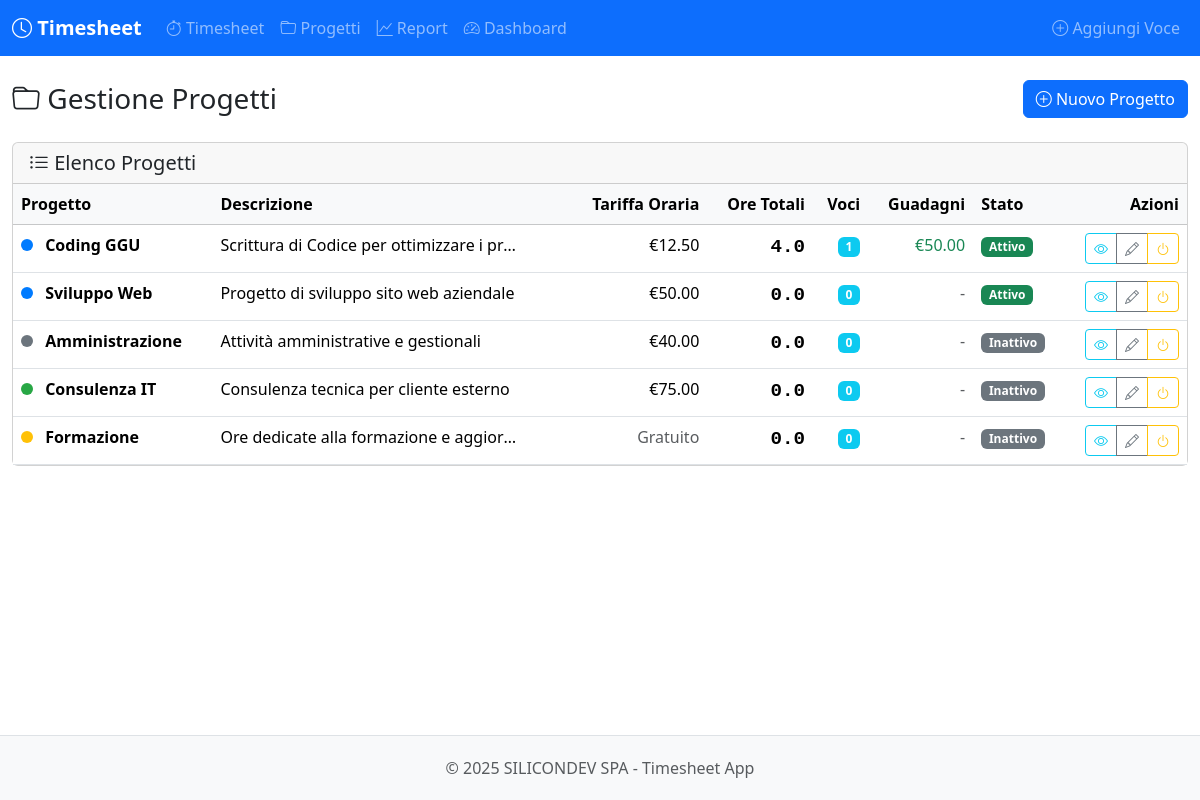
/projects/, run on the app's committed database.
### models.py (models this page shows, shortened)
class Project(db.Model):
    __tablename__ = 'projects'
    id = db.Column(db.Integer, primary_key=True)
    name = db.Column(db.String(100), nullable=False, unique=True)
    description = db.Column(db.Text)
    color = db.Column(db.String(7), default='#007bff')
    hourly_rate = db.Column(db.Float, default=0.0)
    is_active = db.Column(db.Boolean, default=True)
    created_at = db.Column(db.DateTime, default=datetime.now)
    updated_at = db.Column(db.DateTime, default=datetime.now, onupdate=datetime.now)
    time_entries = db.relationship('TimeEntry', backref='project', lazy='dynamic', cascade='all, delete-orphan')

### blueprints/projects.py (the view)
@projects_bp.route('/')
def index():
    try:
        projects = Project.query.order_by(Project.is_active.desc(), Project.name).all()
        project_stats = []
        for project in projects:
            entries_count = TimeEntry.query.filter_by(project_id=project.id).count()
            total_minutes = db.session.query(func.sum(TimeEntry.duration_minutes)).filter(
                TimeEntry.project_id == project.id
            ).scalar() or 0
            project_stats.append({
                'project': project,
                'entries_count': entries_count,
                'total_hours': round(total_minutes / 60, 2),
                'total_earnings': round((total_minutes / 60) * project.hourly_rate, 2)
            })
        return render_template('projects/index.html', project_stats=project_stats)
    except Exception as e:
        logger.error(f"Error loading projects: {str(e)}")
        flash(f'Errore nel caricamento dei progetti: {str(e)}', 'error')
        return render_template('projects/index.html', project_stats=[])

### templates/projects/index.html (shortened to what this page needs)
{% extends "base.html" %}
{% block content %}
<div class="container-fluid py-4">
    <div class="row">
        <div class="col-12">
            <div class="d-flex justify-content-between align-items-center mb-4">
                <h1 class="h3 mb-0">
                    <i class="bi bi-folder"></i> Gestione Progetti
                </h1>
                <div>
                    <a href="{{ url_for('projects.create') }}" class="btn btn-primary">
                        <i class="bi bi-plus-circle"></i> Nuovo Progetto
                    </a>
                </div>
            </div>
        </div>
    </div>
    <div class="row">
        <div class="col-12">
            <div class="card">
                <div class="card-header">
                    <h5 class="card-title mb-0">
                        <i class="bi bi-list-ul"></i> Elenco Progetti
                    </h5>
                </div>
                <div class="card-body p-0">
                    {% if project_stats %}
                        <div class="table-responsive">
                            <table class="table table-hover mb-0">
                                <thead class="table-light">
                                    <tr>
                                        <th>Progetto</th>
                                        <th>Descrizione</th>
                                        <th class="text-end">Tariffa Oraria</th>
                                        <th class="text-end">Ore Totali</th>
                                        <th class="text-end">Voci</th>
                                        <th class="text-end">Guadagni</th>
                                        <th>Stato</th>
                                        <th class="text-end">Azioni</th>
                                    </tr>
                                </thead>
                                <tbody>
                                    {% for stat in project_stats %}
                                    <tr>
                                        <td>
                                            <span class="project-badge" style="background-color: {{ stat.project.color }};"></span>
                                            <strong>{{ stat.project.name }}</strong>
                                        </td>
                                        <td>
                                            <div class="text-truncate" style="max-width: 300px;" title="{{ stat.project.description or '' }}">
                                                {{ stat.project.description or '-' }}
                                            </div>
                                        </td>
                                        <td class="text-end">
                                            {% if stat.project.hourly_rate > 0 %}
                                                €{{ "%.2f"|format(stat.project.hourly_rate) }}
                                            {% else %}
                                                <span class="text-muted">Gratuito</span>
                                            {% endif %}
                                        </td>
                                        <td class="text-end">
                                            <span class="timer-display">{{ stat.total_hours }}</span>
                                        </td>
                                        <td class="text-end">
                                            <span class="badge bg-info">{{ stat.entries_count }}</span>
                                        </td>
                                        <td class="text-end">
                                            {% if stat.total_earnings > 0 %}
                                                <span class="text-success">€{{ "%.2f"|format(stat.total_earnings) }}</span>
                                            {% else %}
                                                <span class="text-muted">-</span>
                                            {% endif %}
                                        </td>
                                        <td>
                                            {% if stat.project.is_active %}
                                                <span class="badge bg-success">Attivo</span>
                                            {% else %}
                                                <span class="badge bg-secondary">Inattivo</span>
                                            {% endif %}
                                        </td>
                                        <td class="text-end">
                                            <div class="btn-group btn-group-sm">
                                                <a href="{{ url_for('projects.view', project_id=stat.project.id) }}"
                                                   class="btn btn-outline-info btn-sm" title="Visualizza">
                                                    <i class="bi bi-eye"></i>
                                                </a>
                                                <a href="{{ url_for('projects.edit', project_id=stat.project.id) }}"
                                                   class="btn btn-outline-secondary btn-sm" title="Modifica">
                                                    <i class="bi bi-pencil"></i>
                                                </a>
                                                <button class="btn btn-outline-warning btn-sm"
                                                        onclick="toggleProjectStatus({{ stat.project.id }})"
                                                        title="{{ 'Disattiva' if stat.project.is_active else 'Attiva' }}">
                                                    <i class="bi bi-power"></i>
                                                </button>
                                            </div>
                                        </td>
                                    </tr>
                                    {% endfor %}
                                </tbody>
                            </table>
                        </div>
                    {% endif %}
                </div>
            </div>
        </div>
    </div>
</div>
{% endblock %}

### templates/base.html (shortened to what this page needs)
<!DOCTYPE html>
<html lang="it">
<head>
    <link href="https://cdnjs.cloudflare.com/ajax/libs/bootstrap/5.3.3/css/bootstrap.min.css" rel="stylesheet">
    <link href="https://cdnjs.cloudflare.com/ajax/libs/bootstrap-icons/1.11.3/font/bootstrap-icons.min.css" rel="stylesheet">
</head>
<body class="d-flex flex-column min-vh-100">
    <nav class="navbar navbar-expand-lg navbar-dark bg-primary">
        <div class="container-fluid">
            <a class="navbar-brand" href="{{ url_for('index') }}">
                <i class="bi bi-clock"></i> Timesheet
            </a>
            <div class="collapse navbar-collapse" id="navbarNav">
                <ul class="navbar-nav me-auto">
                    <li class="nav-item">
                        <a class="nav-link" href="{{ url_for('timesheet.index') }}">
                            <i class="bi bi-stopwatch"></i> Timesheet
                        </a>
                    </li>
                    <li class="nav-item">
                        <a class="nav-link" href="{{ url_for('projects.index') }}">
                            <i class="bi bi-folder"></i> Progetti
                        </a>
                    </li>
                    <li class="nav-item">
                        <a class="nav-link" href="{{ url_for('reports.index') }}">
                            <i class="bi bi-graph-up"></i> Report
                        </a>
                    </li>
                    <li class="nav-item">
                        <a class="nav-link" href="{{ url_for('dashboard') }}">
                            <i class="bi bi-speedometer2"></i> Dashboard
                        </a>
                    </li>
                </ul>
                <div class="navbar-nav">
                    <a class="nav-link" href="{{ url_for('timesheet.quick_add') }}">
                        <i class="bi bi-plus-circle"></i> Aggiungi Voce
                    </a>
                </div>
            </div>
        </div>
    </nav>
    <main class="flex-grow-1">
        {% block content %}{% endblock %}
    </main>
    <footer class="footer">
        <div class="container text-center">
            <span class="text-muted">© 2025 SILICONDEV SPA - Timesheet App</span>
        </div>
    </footer>
</body>
</html>

### templates/base.html (style rules this page uses)
:root { --primary-color: #0d6efd; --secondary-color: #6c757d; --success-color: #198754; --danger-color: #dc3545; --warning-color: #ffc107; --info-color: #0dcaf0; }
.navbar-brand { font-weight: bold; }
.timer-display { font-family: 'Courier New', monospace; font-size: 1.2em; font-weight: bold; }
.project-badge { display: inline-block; width: 12px; height: 12px; border-radius: 50%; margin-right: 8px; }
.footer { margin-top: auto; padding: 20px 0; background-color: #f8f9fa; border-top: 1px solid #dee2e6; }

### data on the page
Project: project.name "Coding GGU", project "Scrittura di Codice per ottimizzare i pr…", project.hourly_rate "12.50"
Project: project.name "Sviluppo Web", project "Progetto di sviluppo sito web aziendale", project.hourly_rate "50.00"
Project: project.name "Amministrazione", project "Attività amministrative e gestionali", project.hourly_rate "40.00"
Project: project.name "Consulenza IT", project "Consulenza tecnica per cliente esterno", project.hourly_rate "75.00"
Project: project.name "Formazione", project "Ore dedicate alla formazione e aggior…"

### other printed values
{{ stat.total_hours }} "4.0" "0.0" "0.0" "0.0" "0.0"
{{ stat.entries_count }} "1" "0" "0" "0" "0"
{{ "%.2f"|format(stat.total_earnings) }} "50.00"
